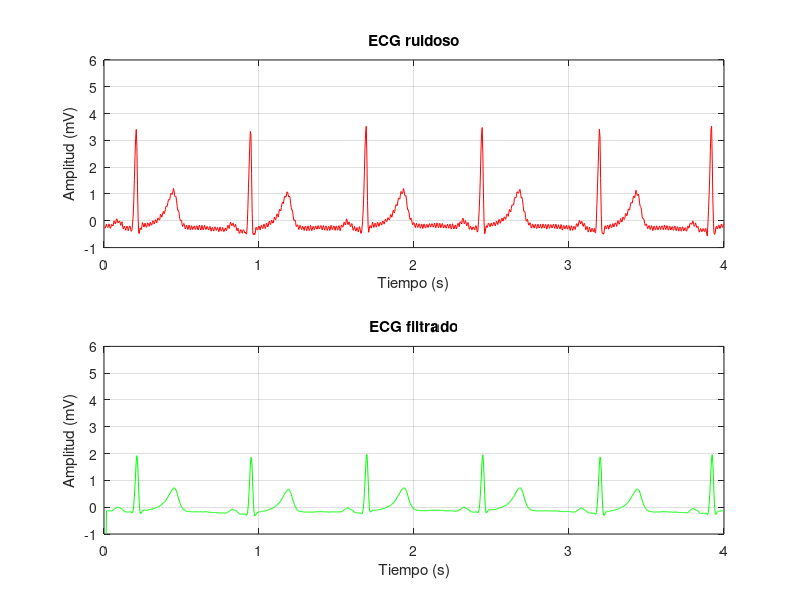
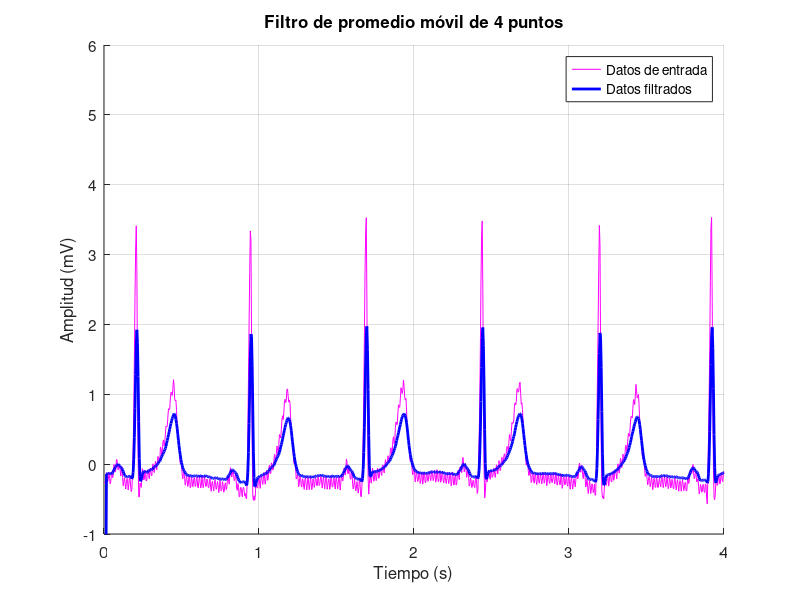

Reproduce these figures in MATLAB, in order.
function Filtrado_Movil
    % Codigo para filtrar por promedioado Movil; Realizado por Bernal Sanchez J. Alexander Bernal
    % El archivo ECG está en mi repositorio de GitHub: https://github.com/EcoKnight/Filtros-Digitales/blob/main/ecg.mat
    clc; close;

    % Cargar los datos del archivo ecg.mat
    data = load('ecg.mat');
    
    % Suponiendo que el archivo 'ecg.mat' contiene una variable llamada 'ecg'
    ecg = data.ecg;
    
    % Definir los parámetros de muestreo
    Fs = 250;                                                        % frecuencia de muestreo en Hz
    Ts = 1 / Fs;                                                     % período de muestreo en segundos
    N = length(ecg);                                              % número de muestras
    vect = (1:N);
    t = vect * Ts;                                                  % vector de tiempo
    
    % Agregar ruido a los datos del ECG
    rng default;                                                    % Inicializar generador de números aleatorios
    C = 0.5;                                                         % Constante de ruido 
    x = ecg + C * rand(size(ecg));
    
    % Definir los coeficientes del filtro de promedio móvil
    taps = 4;
    b = (1/taps) * ones(1, taps);
    a = 1;                                                            % Para no atenuar
    
    % Aplicar el filtro de promedio móvil
    y = filter(b, a, x);
    
    % Normalizar las señales
    % Se usa el rango original de la señal sin filtrar para la normalización
    x_normalized = (x - mean(x)) / std(x);
    y_normalized = (y - mean(y)) / std(y);
    
    % Ajustar el rango de normalización a -1 a 6
    x_normalized = x_normalized / (max(x_normalized) - min(x_normalized)) * 7;
    y_normalized = y_normalized / (max(y_normalized) - min(y_normalized)) * 7;
    
    % Limitar los datos a los primeros 4 segundos
    time_limit = 4;                                                 % Seg del ECG
    sample_limit = time_limit * Fs;                         % número de muestras correspondientes a 4 segundos
    if sample_limit > N
        sample_limit = N;                                        % asegurar que no exceda el número de muestras disponibles
    end
    
    % Graficar los resultados
    figure(1);
        subplot(2,1,1);
            plot(t(1:sample_limit), x_normalized(1:sample_limit), 'r');
            title('ECG ruidoso');   grid on;    ylabel('Amplitud (mV)');
            xlabel('Tiempo (s)');   ylim([-1 6]); % Establecer el rango del eje y
    
        subplot(2,1,2);
            plot(t(1:sample_limit), y_normalized(1:sample_limit), 'g');
            title('ECG filtrado');  grid on;  ylabel('Amplitud (mV)');  
            xlabel('Tiempo (s)'); ylim([-1 6]); % Establecer el rango del eje y

    figure('DefaultAxesFontSize', 11);
        hold on;    grid on;
    plot(t(1:sample_limit), x_normalized(1:sample_limit), 'm');
    plot(t(1:sample_limit), y_normalized(1:sample_limit), 'b', 'linewidth', 2);
            legend('Datos de entrada', 'Datos filtrados');
            title('Filtro de promedio móvil de 4 puntos');
            ylabel('Amplitud (mV)');    xlabel('Tiempo (s)');
            xlim([0 4]);     ylim([-1 6]); % Establecer el rango del eje y % Establecer el límite en el eje x    
end
